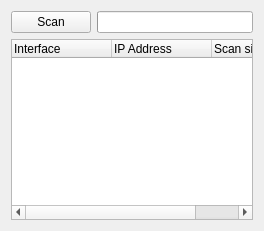
<?xml version="1.0" encoding="UTF-8"?>
<ui version="4.0">
 <class>ScanWidget</class>
 <widget class="QWidget" name="ScanWidget">
  <property name="enabled">
   <bool>true</bool>
  </property>
  <property name="geometry">
   <rect>
    <x>0</x>
    <y>0</y>
    <width>264</width>
    <height>231</height>
   </rect>
  </property>
  <layout class="QVBoxLayout" name="verticalLayout">
   <item>
    <layout class="QHBoxLayout" name="horizontalLayout">
     <item>
      <widget class="QPushButton" name="pushButton">
       <property name="text">
        <string>Scan</string>
       </property>
      </widget>
     </item>
     <item>
      <widget class="QProgressBar" name="progressBar"/>
     </item>
    </layout>
   </item>
   <item>
    <widget class="QTreeWidget" name="treeWidget">
     <property name="alternatingRowColors">
      <bool>true</bool>
     </property>
     <property name="selectionMode">
      <enum>QAbstractItemView::MultiSelection</enum>
     </property>
     <property name="rootIsDecorated">
      <bool>false</bool>
     </property>
     <property name="columnCount">
      <number>3</number>
     </property>
     <column>
      <property name="text">
       <string>Interface</string>
      </property>
     </column>
     <column>
      <property name="text">
       <string>IP Address</string>
      </property>
     </column>
     <column>
      <property name="text">
       <string>Scan size</string>
      </property>
     </column>
    </widget>
   </item>
  </layout>
 </widget>
 <resources/>
 <connections/>
</ui>
